Frame 1 (no input): blank canvas, image omitted
Frame 60 (no input): blank canvas, image omitted
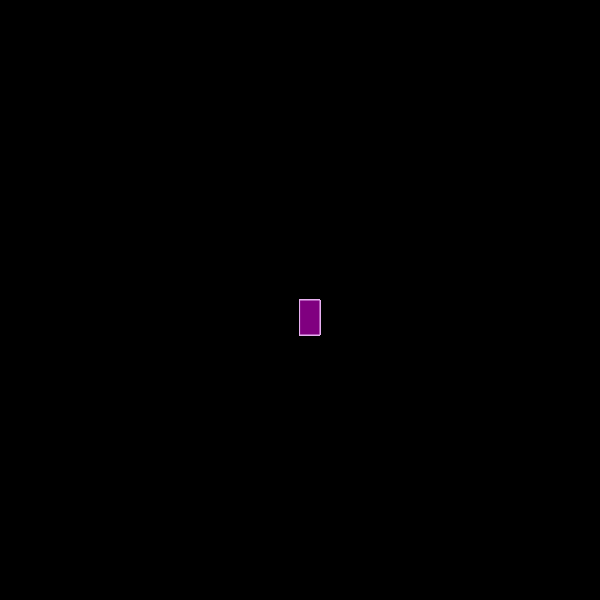
Frame 120 (the mouse pressed at the canvas centre since frame 60)

The p5.js sketch whose frames 1 and 60 were blank and that drew this single picture after the mouse press (run headless with seeded random() and noise() and a simulated clock; from frame 60 on, the mouse is pressed at the canvas centre):

// p5.js sketch
// ── sketch.js
function setup() {
    createCanvas(600, 600);
    background("black");
  }
  
  function draw() {
    stroke("#E8B0F1");
    fill("purple");
  
    // console.log(mouseIsPressed)
  
    if (mouseIsPressed) {
      rect(mouseX, mouseY, 20, 35);
    }
  }
